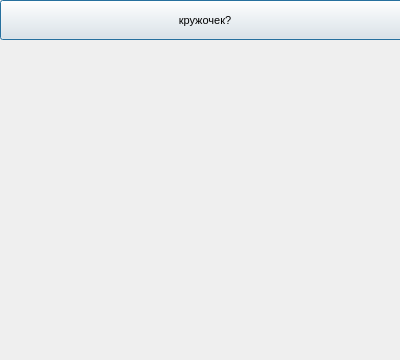
<?xml version="1.0" encoding="UTF-8"?>
<ui version="4.0">
 <class>crygi</class>
 <widget class="QDialog" name="crygi">
  <property name="geometry">
   <rect>
    <x>0</x>
    <y>0</y>
    <width>400</width>
    <height>360</height>
   </rect>
  </property>
  <property name="windowTitle">
   <string>Dialog</string>
  </property>
  <widget class="QPushButton" name="pushButton">
   <property name="geometry">
    <rect>
     <x>0</x>
     <y>0</y>
     <width>410</width>
     <height>40</height>
    </rect>
   </property>
   <property name="font">
    <font>
     <pointsize>8</pointsize>
    </font>
   </property>
   <property name="text">
    <string>кружочек?</string>
   </property>
  </widget>
  <widget class="QLabel" name="label">
   <property name="geometry">
    <rect>
     <x>0</x>
     <y>40</y>
     <width>401</width>
     <height>321</height>
    </rect>
   </property>
   <property name="text">
    <string/>
   </property>
  </widget>
 </widget>
 <resources/>
 <connections/>
</ui>
